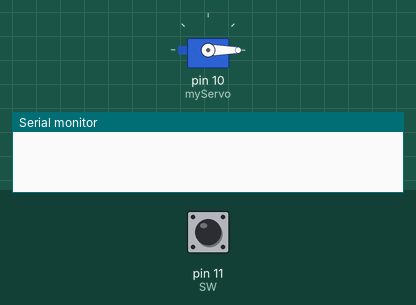
Recording of a sketch running on a simulated Arduino Uno, built with avr-gcc and run on an emulated ATmega328P. Shown: servo, the last lines printed to the serial monitor. The inputs (shaded band) are chosen by the test bench; at power-on: pin 11 (SW) LOW.

Above: at 1.2 s.
1.3 s: pin 11 (SW) pulled HIGH for 0.15 s
At 2.5 s:
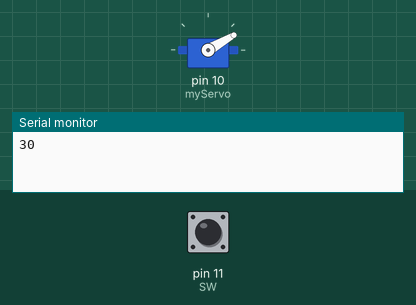
2.9 s: pin 11 (SW) pulled HIGH for 1 s
At 4.0 s:
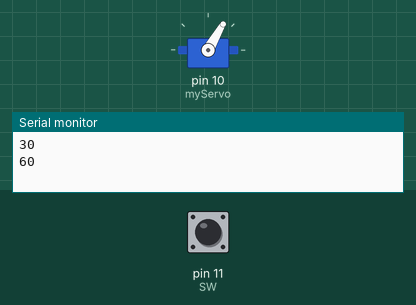
5.4 s: pin 11 (SW) pulled HIGH for 0.15 s
At 5.9 s:
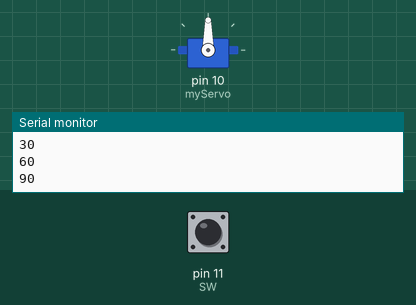
7.0 s: pin 11 (SW) pulled HIGH for 3.2 s
At 8.3 s:
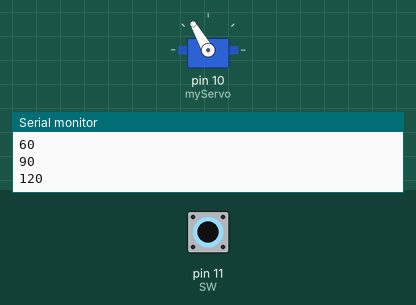
11.7 s: pin 11 (SW) pulled HIGH for 0.15 s
At 12.9 s:
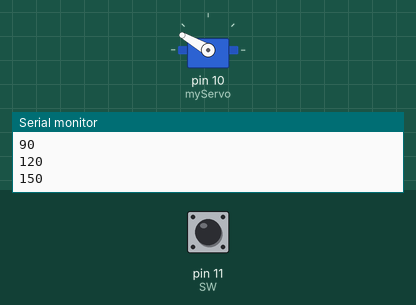
13.3 s: pin 11 (SW) pulled HIGH for 1 s
At 14.4 s:
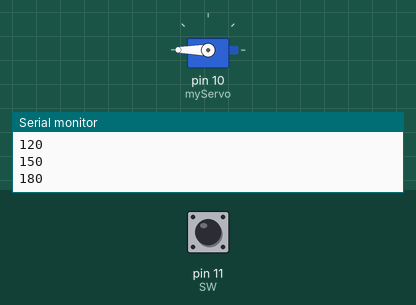
Timing chart, 0 to 16.3 s (numbered marks = the images above; inputs shaded):
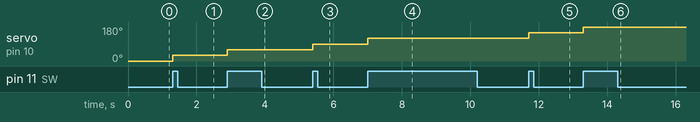

Measured:
- after the input at 1.3 s, servo on pin 10 (myServo): 0° → 30° at once
- after the input at 2.9 s, servo on pin 10 (myServo): 30° → 60° at once
- after the input at 5.4 s, servo on pin 10 (myServo): 60° → 90° at once
- after the input at 7.0 s, servo on pin 10 (myServo): 90° → 120° at once
- after the input at 11.7 s, servo on pin 10 (myServo): 120° → 150° at once
- after the input at 13.3 s, servo on pin 10 (myServo): 150° → 180° at once

The sketch:

ex15-1.ino
```cpp
#include <Servo.h>

Servo myServo;
int angle = 0;
int SW = 11;

int sw_value = 0, sw_value1 = 0;


void setup() {
myServo.attach(10);
myServo.write(0);
pinMode(SW, INPUT);
Serial.begin(9600) ;
}

void loop() {

sw_value = digitalRead(SW);

 if(sw_value1==0 && sw_value==1) {
                             angle = angle+30;
                             myServo.write(angle);
                             Serial.println(angle);
                             if(angle==180) angle = 0;
  }
   sw_value1 = sw_value ;
   delay(100);
}
```
